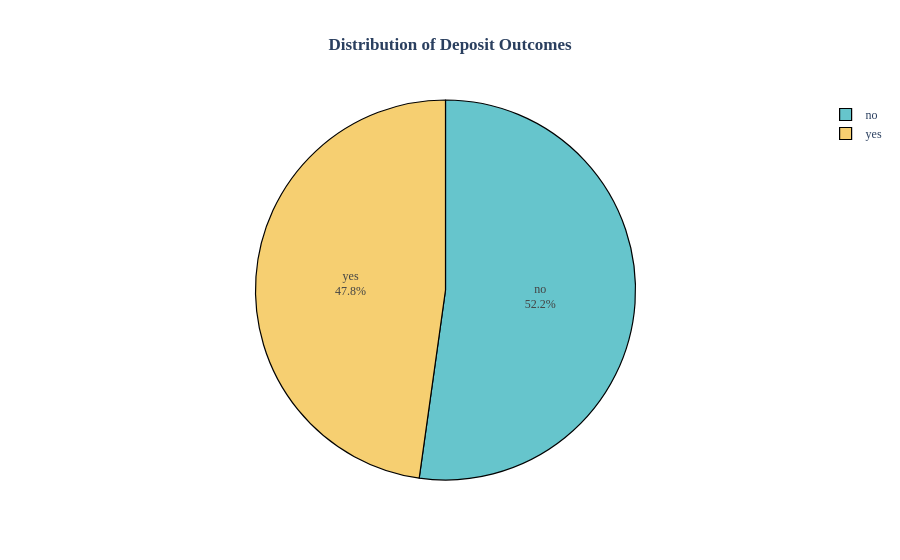

This figure's notebook cell:
### Code cell
deposit_counts = df_eda['deposit'].value_counts().reset_index()
deposit_counts.columns = ['Deposit Outcome', 'Count']

fig_deposit_outcome = px.pie(deposit_counts, names='Deposit Outcome', values='Count', title='<b>Distribution of Deposit Outcomes', color='Deposit Outcome', color_discrete_sequence=px.colors.qualitative.Pastel)
fig_deposit_outcome.update_traces(marker=dict(line=dict(color='#000000', width=1.2)), textinfo='percent+label')
fig_deposit_outcome.update_layout(title_x=0.5, font_family="Times New Roman", title_font_family="Times New Roman")
fig_deposit_outcome.show()

### Figure 1 — Plotly figure (JSON) as saved in the notebook; plotly's stock layout.template omitted (floating-point values rounded to 4 significant figures)
{"data": [{"customdata": [["no"], ["yes"]], "domain": {"x": [0, 1], "y": [0, 1]}, "hovertemplate": "Deposit Outcome=%{customdata[0]}<br>Count=%{value}<extra></extra>", "labels": ["no", "yes"], "legendgroup": "", "marker": {"colors": ["rgb(102, 197, 204)", "rgb(246, 207, 113)"], "line": {"color": "#000000", "width": 1.2}}, "name": "", "showlegend": true, "textinfo": "percent+label", "type": "pie", "values": [4075, 3730]}], "layout": {"font": {"family": "Times New Roman"}, "legend": {"tracegroupgap": 0}, "piecolorway": ["rgb(102, 197, 204)", "rgb(246, 207, 113)", "rgb(248, 156, 116)", "rgb(220, 176, 242)", "rgb(135, 197, 95)", "rgb(158, 185, 243)", "rgb(254, 136, 177)", "rgb(201, 219, 116)", "rgb(139, 224, 164)", "rgb(180, 151, 231)", "rgb(179, 179, 179)"], "title": {"font": {"family": "Times New Roman"}, "text": "<b>Distribution of Deposit Outcomes", "x": 0.5}}}
